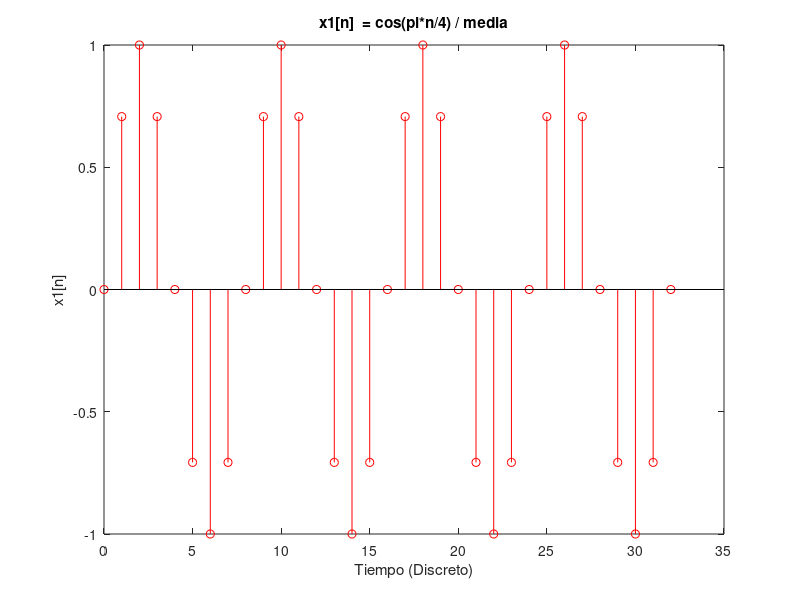

Source code (MATLAB): (Note: this script raises an error after producing the figure.)
%% Ejercicio 6b

n = [0:32];
x1 = sin(pi*n/4);
y1 = mean(x1);
stem(n,x1,'r')
title('x1[n]  = cos(pi*n/4) / media')
xlabel('Tiempo (Discreto)')
ylabel('x1[n]')
hold on
m1=y1*ones(1,17);
plot(n,m1,'g')
hold off
legend('Cos (pi*n/4)', 'Media (Cos (pi*n / 4))');
